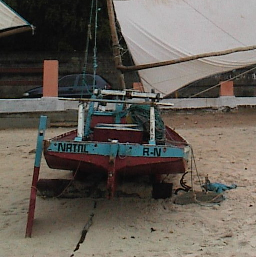
#> input picture figures/boat.tif, 256 x 257 px, found by its file name
$ python rgb2hsv.py
#> lines starting #> are read from the running program, lines starting #| are printed output that depends on the picture

# coding: utf-8

# # Function rgb2hsv

# ## Synopse
# Convert RGB to HSV image.
#
# - **g = rgb2hsv(rgb_img) **
#
#     - **g**: Image.
#     - **rgb_img**: Image rgb.

# In[2]:

def rgb2hsv(rgb_img):

    import numpy as np

    r = rgb_img[:,:,0].ravel()
    g = rgb_img[:,:,1].ravel()
    b = rgb_img[:,:,2].ravel()

    hsv_map = map(rgb2hsvmap, r, g, b)
    hsv_img = np.array(list(hsv_map)).reshape(rgb_img.shape)

    return hsv_img

def rgb2hsvmap(r, g, b):

    maxc = max(r, g, b)
    minc = min(r, g, b)

    # HSV: Hue, Saturation, Value
    # H: position in the spectrum
    # S: color saturation ("purity")
    # V: color brightness

    v = maxc
    if minc == maxc:
        return 0.0, 0.0, v

    s = (maxc-minc) / maxc
    rc = (maxc-r) / (maxc-minc)
    gc = (maxc-g) / (maxc-minc)
    bc = (maxc-b) / (maxc-minc)

    if r == maxc:
        h = bc-gc

    elif g == maxc:
        h = 2.0+rc-bc

    else:
        h = 4.0+gc-rc

    h = (h/6.0) % 1.0

    #tonalidade variando de 0 a 360, indicando o ângulo no circulo aonde a tonalidade (H) está definido,
    #e a saturação e o brilho variando de 0.0 a 1.0, representando o menor e o maior valor possível

    return h, s, v
#adapted from python source code (Lib/colorsys.py - rgb_to_hsv(r, g, b))


# ## Description
# Returns a image using HSV color model: the H (Hue), S (Saturation), V (Value) of a RGB image. The HSV model is a representation in cylindrical coordinates of the points of the RGB version.

# ## Examples
# - **Example 1**

# In[3]:

testing = (__name__ == "__main__")
if testing:
    get_ipython().magic('matplotlib inline')
    import matplotlib.pyplot as plt
    import matplotlib.image as mpimg
    import numpy as np
    import matplotlib.colors as mcolor

    rgb_img = mpimg.imread('../data/boat.tif')
#> rgb_img is the input picture: shape (257, 256, 3); mean R, G, B 101.3, 94.9, 87.4
    print('rgb_img.shape: ' , rgb_img.shape)
#| rgb_img.shape:  (257, 256, 3)

    plt.figure(1)
    plt.title('RGB')
    plt.imshow(rgb_img)

    r = rgb_img[:,:,0].ravel()
    g = rgb_img[:,:,1].ravel()
    b = rgb_img[:,:,2].ravel()

    print('r: ', r)
#> (printed output is left out)
    print('g: ',g)
#> (printed output is left out)
    print('b: ',b)
#> (printed output is left out)

    hsv_img = rgb2hsv(rgb_img)
#> in rgb2hsvmap, `maxc = max(r, g, b)`: maxc = 93
#> in rgb2hsvmap, `minc = min(r, g, b)`: minc = 59
#> in rgb2hsvmap, `v = maxc`: v = 93
#> in rgb2hsvmap, `s = (maxc-minc) / maxc`: s = 0.366
#> in rgb2hsvmap, `rc = (maxc-r) / (maxc-minc)`: rc = 1
#> in rgb2hsvmap, `gc = (maxc-g) / (maxc-minc)`: gc = 0
#> in rgb2hsvmap, `bc = (maxc-b) / (maxc-minc)`: bc = 0.0294
#> in rgb2hsvmap, `h = 2.0+rc-bc`: h = 2.97
#> in rgb2hsvmap, `h = (h/6.0) % 1.0`: h = 0.495
#> in rgb2hsv, `hsv_img = np.array(list(hsv_map)).reshape(rgb_img.shape)`:
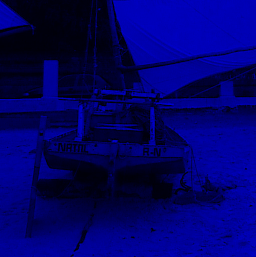
#> hsv_img: shape (257, 256, 3) float64; mean R, G, B 0.2, 0.2, 103.7
    print('hsv_img.shape: ' , hsv_img.shape)
#| hsv_img.shape:  (257, 256, 3)

    h = hsv_img[:,:,0].ravel()
    s = hsv_img[:,:,1].ravel()
    v = hsv_img[:,:,2].ravel()

    plt.figure(2)
    plt.title('rgb2hsv')
    plt.imshow(hsv_img)

    mcolor_hsv = mcolor.rgb_to_hsv(rgb_img)
#> mcolor_hsv: shape (257, 256, 3) float32; mean of channels 0, 1, 2 0.2, 0.2, 103.7
    plt.figure(3)
    plt.title('mcolor.rgb_to_hsv')
    plt.imshow(mcolor_hsv)

    print('h: ', h)
#> (printed output is left out)
    print('s: ',s)
#> (printed output is left out)
    print('v: ',v)
#> (printed output is left out)


# - **Example 2**

# In[4]:

if testing:
    import sys,os
    ea979path = os.path.abspath('../../')
    if ea979path not in sys.path:
        sys.path.append(ea979path)
    import ea979.src as ia

    pixels = np.array([
        [[243., 114., 25.],
        [111., 19., 115.],
        [43., 188., 69.]],

        [[1., 0., 0.],
        [0., 1., 0.],
        [0., 0., 1.]]
    ])

    print("Shape: ", pixels.shape)
    hsv_img = rgb2hsv(pixels)

    fig = plt.figure(figsize=(10, 10))

    fig.add_subplot(1, 3, 1)
    plt.imshow(pixels)
    plt.title('Original image RGB')

    fig.add_subplot(1, 3, 2)
    plt.imshow(hsv_img, cmap='hsv')
    plt.title('Image HSV rgb2hsv')

    mcolor_hsv = mcolor.rgb_to_hsv(pixels.copy())

    fig.add_subplot(1, 3, 3)
    plt.imshow(mcolor_hsv, cmap='hsv')
    plt.title('Image HSV mcolor')

    plt.show()
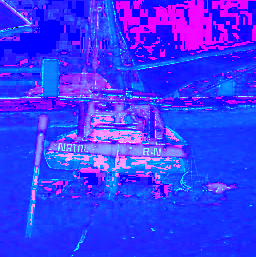
#> shown: shape (257, 256, 3) float64; mean R, G, B 0.229, 0.214, 1
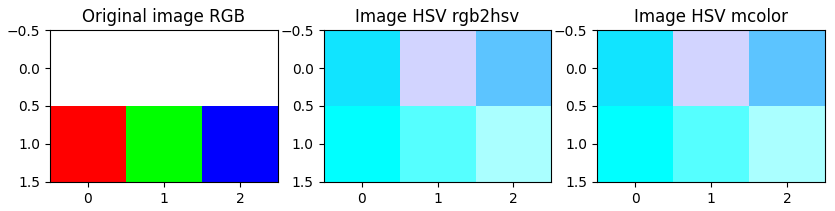
#> figure drawn by matplotlib, 3 panels


# ## Contributions
#
# Lucas de Vasconcellos Teixeira, 1st semester 2017
